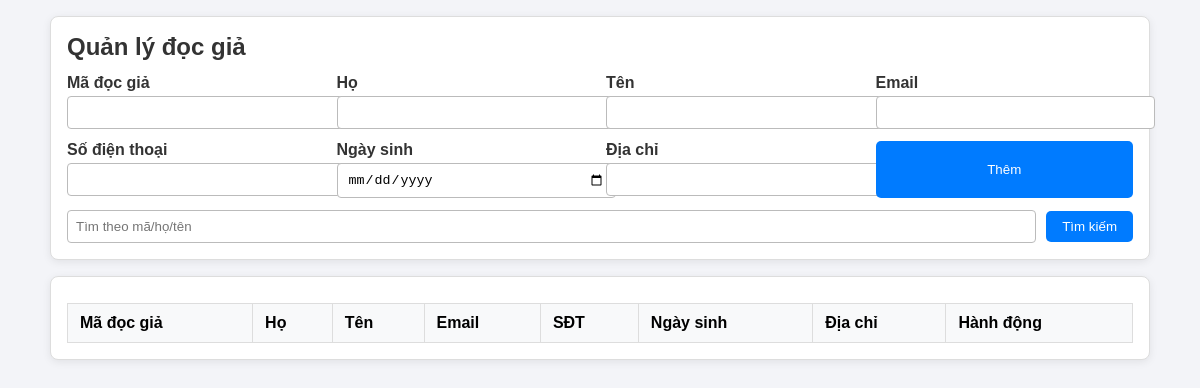
/admin/QuanLy/DocGia/QL_DocGia.php (signed in), run on an earlier commit of the app's database.
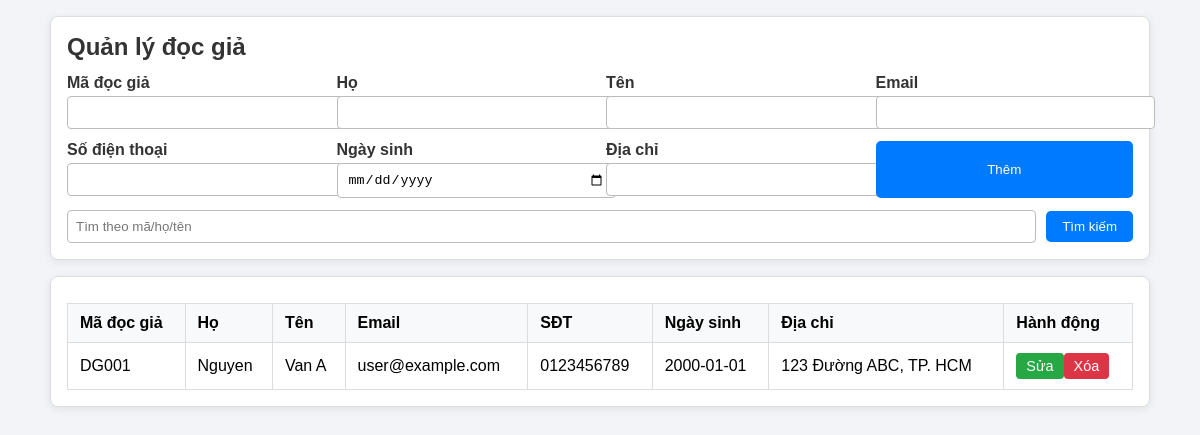
And on a later commit of the database.
### tables this page shows
CREATE TABLE `docgia` (
  `madocgia` varchar(50) NOT NULL,
  `hodocgia` varchar(100) DEFAULT NULL,
  `tendocgia` varchar(100) DEFAULT NULL,
  `email` varchar(100) DEFAULT NULL,
  `sdt` varchar(20) DEFAULT NULL,
  `ngaysinh` date DEFAULT NULL,
  `diachi` varchar(255) DEFAULT NULL
);

### database/ConnectDB.php (called while the page is built, shortened)
<?php
class ConnectDB
{
    private static ?ConnectDB $instance = null;
    private \mysqli $conn;
    private function __construct()
    {
        $servername = 'localhost';
        $username   = 'root';
        $password   = '';
        $dbname     = 'db_quanlythuvien';
        $this->conn = new \mysqli($servername, $username, $password, $dbname);
    }
    public static function getInstance(): ConnectDB
    {
        if (self::$instance === null) {
            self::$instance = new ConnectDB();
        }
        return self::$instance;
    }
    public function getConnection(): \mysqli
    {
        return $this->conn;
    }
}
?>

### DAO/DocGiaDAO.php (called while the page is built, shortened)
<?php
require_once __DIR__ . '/../database/ConnectDB.php';
class DocGiaDAO {
    public function ToanBoDanhSach($conn) {
        $sql = "SELECT * FROM docgia";
        $stmt = $conn->prepare($sql);
        $stmt->execute();
        $result = $stmt->get_result();
        return $result;
    }
}
?>

### admin/QuanLy/DocGia/QL_DocGia.php (the view, shortened to what this page needs)
<!DOCTYPE html>
<html lang="vi">
<head>
</head>
<body>
  <div class="container">
  <?php
    require_once '../../../database/KetNoiDB.php';
    require_once '../../../DAO/DocGiaDAO.php';
    $conn = ConnectDB::getInstance()->getConnection();
    $dao = new DocGiaDAO();
  ?>
  <div class="panel">
    <h2>Quản lý đọc giả</h2>
    <div class="KhungThongTin">
      <form method="GET" class="form-grid">
        <div>
          <label for="madocgia">Mã đọc giả</label>
          <input type="text" id="madocgia" name="madocgia" required>
        </div>
        <div>
          <label for="hodocgia">Họ</label>
          <input type="text" id="hodocgia" name="hodocgia" required>
        </div>
        <div>
          <label for="tendocgia">Tên</label>
          <input type="text" id="tendocgia" name="tendocgia" required>
        </div>
        <div>
          <label for="email">Email</label>
          <input type="text" id="email" name="email" required>
        </div>
        <div>
          <label for="sdt">Số điện thoại</label>
          <input type="text" id="sdt" name="sdt" required>
        </div>
        <div>
          <label for="ngaysinh">Ngày sinh</label>
          <input type="date" id="ngaysinh" name="ngaysinh" required>
        </div>
        <div>
          <label for="diachi">Địa chỉ</label>
          <input type="text" id="diachi" name="diachi" required>
        </div>
        <button type="submit" class="btn" name="luachon" value="Them">Thêm</button>
      </form>
    </div>
    <div class="form-search" style="margin-top:12px;">
      <form method="GET" style="display:flex; gap:10px; align-items:center;">
        <input type="text" name="search" placeholder="Tìm theo mã/họ/tên" style="flex:1;padding:8px;border:1px solid #bbb;border-radius:4px;">
        <button type="submit" class="btn">Tìm kiếm</button>
      </form>
    </div>
  </div>
  <div class="panel">
    <div class="table-responsive">
      <table id="resultTable">
        <thead>
          <tr>
            <th>Mã đọc giả</th>
            <th>Họ</th>
            <th>Tên</th>
            <th>Email</th>
            <th>SĐT</th>
            <th>Ngày sinh</th>
            <th>Địa chỉ</th>
            <th>Hành động</th>
          </tr>
        </thead>
        <tbody>
          <?php
            $query = isset($_GET['search']) && trim($_GET['search']) !== '' ? $dao->TimKiem($conn, $_GET['search']) : $dao->ToanBoDanhSach($conn);
            while($row = $query->fetch_assoc()) {
              echo '<tr>';
              echo '<td>'.htmlspecialchars($row['madocgia']).'</td>';
              echo '<td>'.htmlspecialchars($row['hodocgia']).'</td>';
              echo '<td>'.htmlspecialchars($row['tendocgia']).'</td>';
              echo '<td>'.htmlspecialchars($row['email']).'</td>';
              echo '<td>'.htmlspecialchars($row['sdt']).'</td>';
              echo '<td>'.htmlspecialchars($row['ngaysinh']).'</td>';
              echo '<td>'.htmlspecialchars($row['diachi']).'</td>';
              echo '<td>';
              echo '<a class="action-link edit" href="Sua_DocGia.php?madocgia='.urlencode($row['madocgia']).'">Sửa</a>';
              echo '<a class="action-link delete" href="QL_DocGia.php?luachon=Xoa&madocgia='.urlencode($row['madocgia']).'" onclick="return confirm(\'Bạn có chắc muốn xóa?\')">Xóa</a>';
              echo '</td>';
              echo '</tr>';
            }
          ?>
        </tbody>
      </table>
    </div>
  </div>
  </div>
</body>
</html>

### admin/QuanLy/DocGia/QL_DocGia.php (style rules this page uses)
body { font-family:Arial,Helvetica,sans-serif;background:#f3f4f8;margin:0;padding:0; }
.container { width:95%;max-width:1100px;margin:1rem auto; }
.panel { background:#fff;border:1px solid #ddd;border-radius:8px;padding:16px;margin-bottom:16px;box-shadow:0 2px 8px rgba(0,0,0,.08); }
.panel h2 { margin:0 0 .8rem;color:#333; }
.form-grid { display:grid;grid-template-columns:repeat(auto-fit,minmax(220px,1fr));gap:12px; }
.form-grid label { display:block;font-weight:600;margin-bottom:4px;color:#333; }
.form-grid input[type=text],.form-grid input[type=date] { width:100%;padding:8px 10px;border:1px solid #bbb;border-radius:4px; }
.btn { background:#007bff;color:#fff;border:none;padding:8px 16px;border-radius:5px;cursor:pointer;transition:.2s; }
.table-responsive { overflow-x:auto; }
table { width:100%;border-collapse:collapse;margin-top:10px; }
th,td { padding:10px 12px;border:1px solid #ddd;text-align:left; }
th { background:#f8f9fa; }
a.action-link { display:inline-block;padding:5px 10px;border-radius:4px;color:#fff;text-decoration:none;font-size:.9rem; }
a.edit { background:#28a745; }
a.delete { background:#dc3545; }

What changed in the data, as far as the page shows it:
added docgia: madocgia "DG001", hodocgia "Nguyen", tendocgia "Van A", email "user@example.com", sdt "0123456789", ngaysinh "2000-01-01", diachi "123 Đường ABC, TP. HCM"
